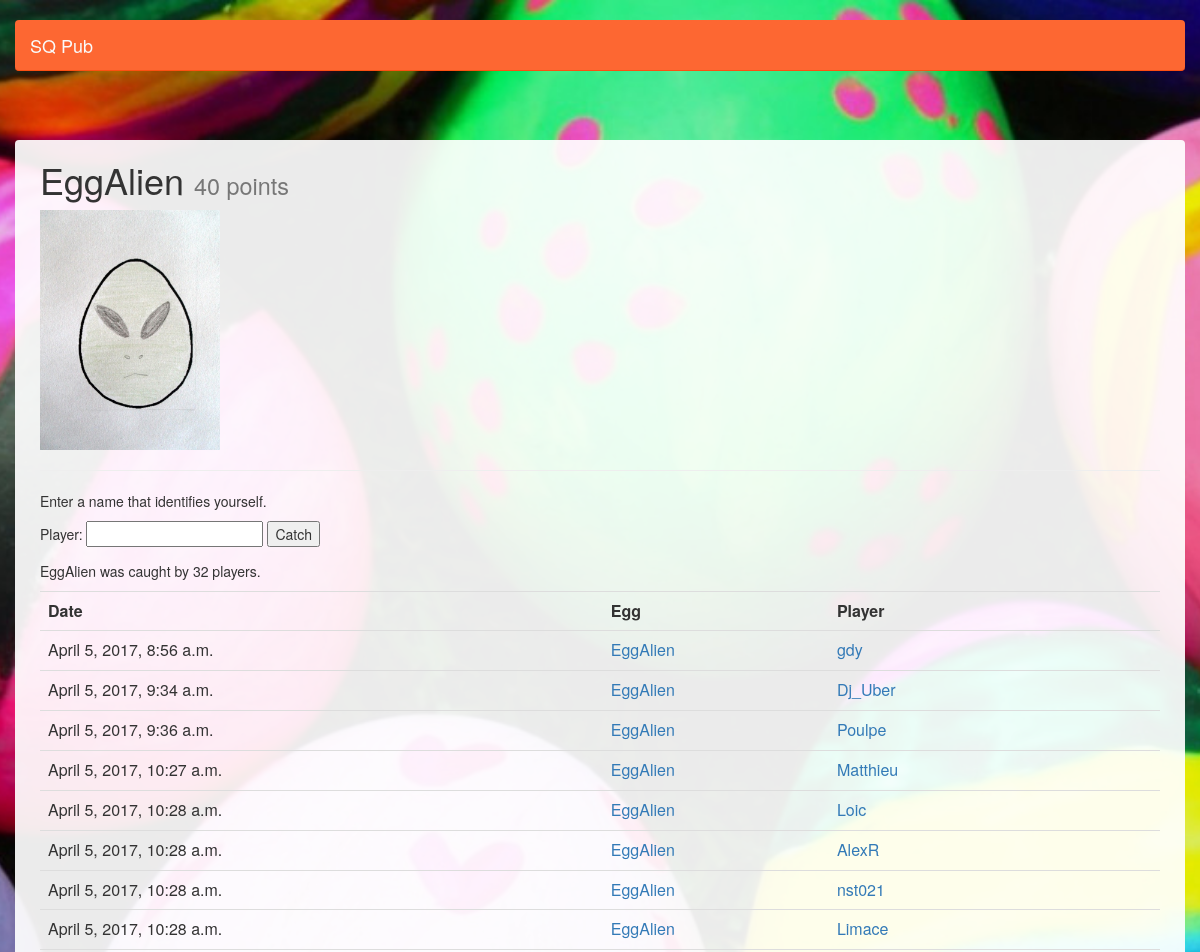
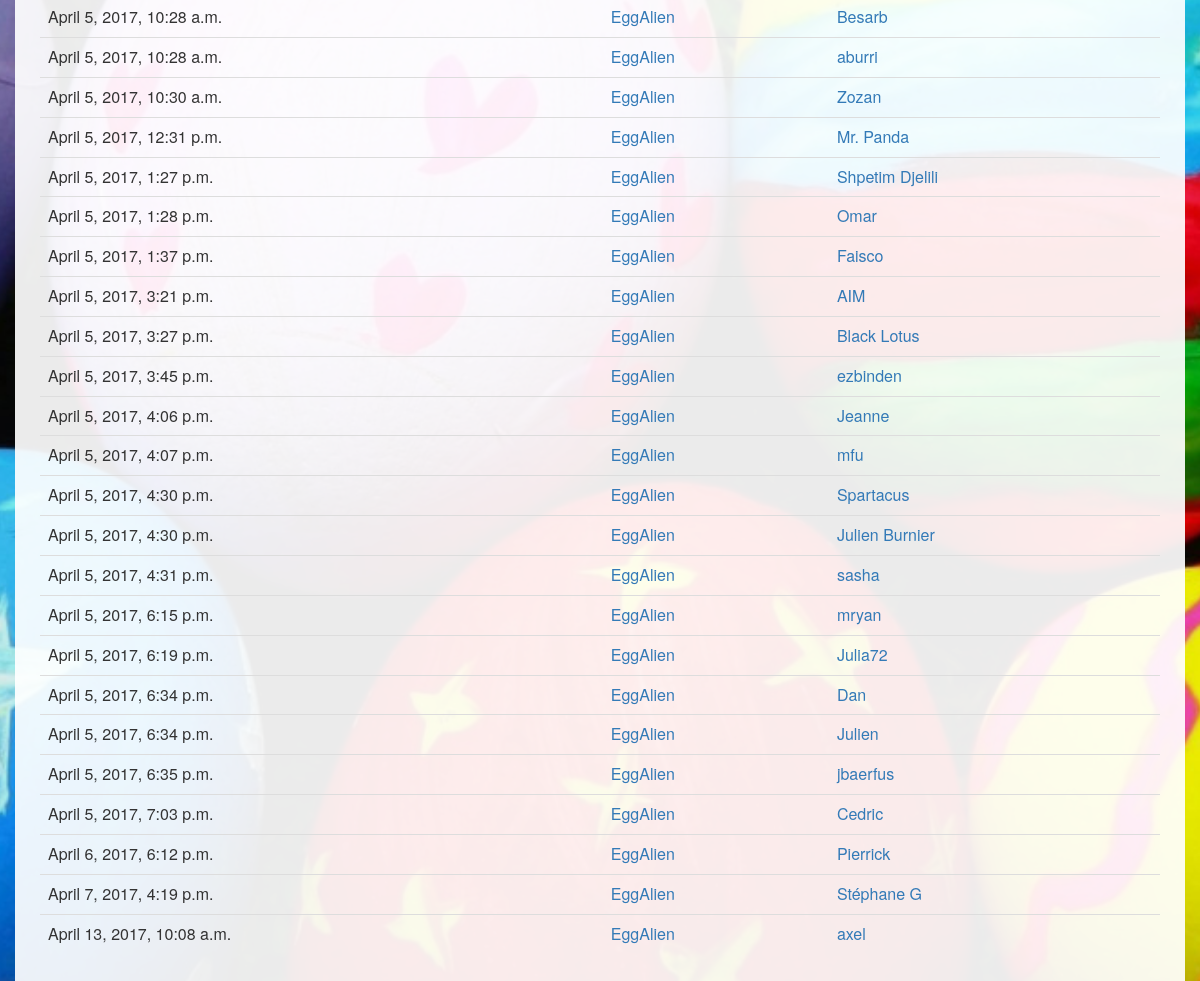
/egg/a9d526314457402187b6e1aa8f4f2e02/, run on the app's committed database (2 pictures, top to bottom).
### eggcatch/models.py (models this page shows, shortened)
@python_2_unicode_compatible  # only if you need to support Python 2
class Egg(models.Model):
    name = models.CharField(max_length=64, unique=True)
    points = models.SmallIntegerField(default=10)
    code = models.CharField(max_length=32, editable=True, blank=True, unique=True)
    description = models.CharField(max_length=256, blank=True)
    comment_private = models.CharField(max_length=256, blank=True)
    image = models.ImageField(upload_to=get_image_path, blank=True, null=True)
    def is_toxic(self):
        return self.points < 0

@python_2_unicode_compatible  # only if you need to support Python 2
class Catch(models.Model):
    egg = models.ForeignKey(Egg, on_delete=models.CASCADE)
    player = models.ForeignKey(Player, on_delete=models.CASCADE)
    date = models.DateTimeField('catch date')

@python_2_unicode_compatible  # only if you need to support Python 2
class Player(models.Model):
    name = models.CharField(max_length=64, unique=True)
    last_eurochicken = models.DateTimeField('last eurochicken', default=datetime.datetime.now, blank=True, null=True)
    egg_eurochicken = models.ForeignKey(Egg, on_delete=models.CASCADE, blank=True, null=True)
    code_eurochicken = models.CharField(max_length=32, editable=True, blank=True)

### eggcatch/views.py (the view)
# urls.py: url(r'^egg/(?P<code>[a-z0-9]{32})/$', views.egg_detail_from_code, name='egg'),
def egg_detail_from_code(request, code):
    player = current_player(request)
    egg = get_object_or_404(Egg, code=code)
    catch = Catch.objects.filter(player=player, egg=egg).first()
    just_caught = False
    if player and not catch:
        catch = Catch(player=player, egg=egg, date=datetime.datetime.now())
        catch.save()
        just_caught = True
    catches = Catch.objects.filter(egg=egg)
    return render(request, 'egg_detail.html', {'allow_catch':True, 'egg': egg, 'player':player, 'catch':catch, 'just_caught':just_caught, 'catches':catches})

### eggcatch/views.py (called while the page is built, shortened)
def current_player(request):
    if 'player_id' not in request.COOKIES:
        return None

### eggcatch/templates/egg_detail.html (shortened to what this page needs)
{% extends "base.html" %}
{% block content %}
<h1>
	{{ egg.name }}
	<span class="small">{{ egg.points }} points</span>
</h1>
{% if egg.is_toxic %}
{% load static %}
{% endif %}
{% if egg.image %}
<img src="{{ egg.image.url }}" width=180 />
{% endif %}
<hr />
{% if catch %}
{% else %}
	<P>
	{% if allow_catch %}
		{% if player %}
			Catch for {{ player.name }}
		{% else %}
			Enter a name that identifies yourself.
		{% endif %}
	{% endif %}
	{% if allow_catch %}
		<form action="/egg/catch_action/" method="post">
		{% if player %}
		<input type="hidden" name="player_id" value={{ player.id}}>
		{% else %}
		Player: <input type="text" name="player_name" value="">
		{% endif %}
		<input type="submit" value="Catch" />
		</form>
		</P>
	{% endif %}
{% endif %}
<P>{{ egg.name }} was caught by {{ catches.count }} players.</P>
<table class="table table-responsive table-hover">
  <tr>
    <th>Date</th>
    <th>Egg</th>
    <th>Player</th>
  </tr>
  {% for c in catches %}
  <tr>
    <td>{{c.date}}</td>
    <td><a href="/egg/{{ c.egg.id }}">{{ c.egg.name }}</a></td>
    <td><a href="/player/{{ c.player.id }}">{{ c.player.name }}</a></td>
  </tr>
  {% endfor %}
</table>
{% endblock %}

### eggcatch/templates/base.html (shortened to what this page needs)
<html>
<head>
<link rel="stylesheet" href="/media/css/bootstrap/bootstrap.css">
<link rel="stylesheet" href="/media/css/sqpub.css">
</head>
<body>
  <main>
  <div class="navbar-wrapper">
    <div class="container no-padding">
      <nav class="navbar navbar-default navbar-static-top">
        <div class="container">
          <div class="navbar-header">
            <a class="navbar-brand" href="/">SQ Pub</a>
          </div>
          <div class="collapse navbar-collapse" id="bs-example-navbar-collapse-1">
          </div>
        </div>
      </nav>
    </div>
  </div>
    <div class="container main">
      {% block content %}
      {% endblock %}
    </div>
  </main>
</body>
</html>

### site_media/css/sqpub.css (style rules this page uses)
body { background-color: red; background: url('../img/bg2-dark.jpg') no-repeat center center fixed; -webkit-background-size: cover; -moz-background-size: cover; -o-background-size: cover; background-size: cover; min-height: 100%; padding: 0px 10px; }
.no-padding { padding: 0px; }
.navbar-wrapper { position: absolute; top: 0; right: 0; left: 0; z-index: 20; }
.navbar-wrapper > .container { padding-right: 0; padding-left: 0; }
.navbar-wrapper .navbar { padding-right: 15px; padding-left: 15px; }
.navbar-wrapper .navbar .container { width: auto; }
.main { margin-top: 100px; padding-left: 25px; padding-right: 25px; padding-bottom: 30px; background-color: rgba(255, 255, 255, 0.92); border-top-left-radius: 4px; border-top-right-radius: 4px; }
@media (min-width: 768px) { .navbar-wrapper { margin-top: 20px; } }
@media (min-width: 768px) { .navbar-wrapper .navbar { padding-right: 0; padding-left: 0; } }
@media (min-width: 768px) { .navbar-wrapper .navbar { border-radius: 4px; } }
@media (min-width: 768px) { .main { margin-top: 140px; } }

### data on the page
Egg: name "EggAlien", points "40", image (picture)
Catch: date "April 5, 2017, 8:56 a.m.", egg.name "EggAlien", player.name "gdy"
Catch: date "April 5, 2017, 9:34 a.m.", egg.name "EggAlien", player.name "Dj_Uber"
Catch: date "April 5, 2017, 9:36 a.m.", egg.name "EggAlien", player.name "Poulpe"
Catch: date "April 5, 2017, 10:27 a.m.", egg.name "EggAlien", player.name "Matthieu"
Catch: date "April 5, 2017, 10:28 a.m.", egg.name "EggAlien", player.name "Loic"
Catch: date "April 5, 2017, 10:28 a.m.", egg.name "EggAlien", player.name "AlexR"
Catch: date "April 5, 2017, 10:28 a.m.", egg.name "EggAlien", player.name "nst021"
Catch: date "April 5, 2017, 10:28 a.m.", egg.name "EggAlien", player.name "Limace"
Catch: date "April 5, 2017, 10:28 a.m.", egg.name "EggAlien", player.name "Besarb"
Catch: date "April 5, 2017, 10:28 a.m.", egg.name "EggAlien", player.name "aburri"
Catch: date "April 5, 2017, 10:30 a.m.", egg.name "EggAlien", player.name "Zozan"
Catch: date "April 5, 2017, 12:31 p.m.", egg.name "EggAlien", player.name "Mr. Panda"
Catch: date "April 5, 2017, 1:27 p.m.", egg.name "EggAlien", player.name "Shpetim Djelili"
Catch: date "April 5, 2017, 1:28 p.m.", egg.name "EggAlien", player.name "Omar"
Catch: date "April 5, 2017, 1:37 p.m.", egg.name "EggAlien", player.name "Faisco"
Catch: date "April 5, 2017, 3:21 p.m.", egg.name "EggAlien", player.name "AIM"
Catch: date "April 5, 2017, 3:27 p.m.", egg.name "EggAlien", player.name "Black Lotus"
Catch: date "April 5, 2017, 3:45 p.m.", egg.name "EggAlien", player.name "ezbinden"
Catch: date "April 5, 2017, 4:06 p.m.", egg.name "EggAlien", player.name "Jeanne"
Catch: date "April 5, 2017, 4:07 p.m.", egg.name "EggAlien", player.name "mfu"
Catch: date "April 5, 2017, 4:30 p.m.", egg.name "EggAlien", player.name "Spartacus"
Catch: date "April 5, 2017, 4:30 p.m.", egg.name "EggAlien", player.name "Julien Burnier"
Catch: date "April 5, 2017, 4:31 p.m.", egg.name "EggAlien", player.name "sasha"
Catch: date "April 5, 2017, 6:15 p.m.", egg.name "EggAlien", player.name "mryan"
Catch: date "April 5, 2017, 6:19 p.m.", egg.name "EggAlien", player.name "Julia72"
Catch: date "April 5, 2017, 6:34 p.m.", egg.name "EggAlien", player.name "Dan"
Catch: date "April 5, 2017, 6:34 p.m.", egg.name "EggAlien", player.name "Julien"
Catch: date "April 5, 2017, 6:35 p.m.", egg.name "EggAlien", player.name "jbaerfus"
Catch: date "April 5, 2017, 7:03 p.m.", egg.name "EggAlien", player.name "Cedric"
Catch: date "April 6, 2017, 6:12 p.m.", egg.name "EggAlien", player.name "Pierrick"
Catch: date "April 7, 2017, 4:19 p.m.", egg.name "EggAlien", player.name "Stéphane G"
Catch: date "April 13, 2017, 10:08 a.m.", egg.name "EggAlien", player.name "axel"

### other printed values
{{ catches.count }} "32"
